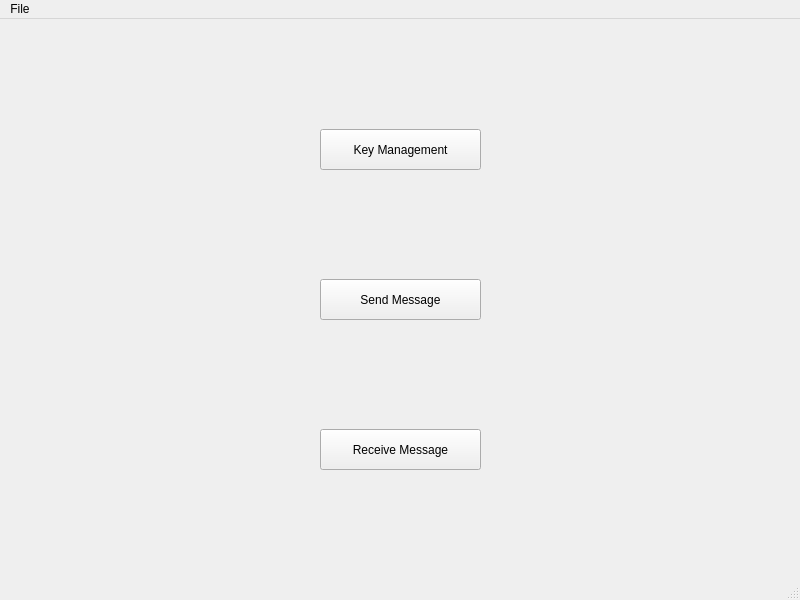
<?xml version="1.0" encoding="UTF-8"?>
<ui version="4.0">
 <class>MainWindow</class>
 <widget class="QMainWindow" name="MainWindow">
  <property name="geometry">
   <rect>
    <x>0</x>
    <y>0</y>
    <width>800</width>
    <height>600</height>
   </rect>
  </property>
  <property name="windowTitle">
   <string>PGP</string>
  </property>
  <widget class="QWidget" name="centralwidget">
   <widget class="QPushButton" name="manageKeysButton">
    <property name="geometry">
     <rect>
      <x>320</x>
      <y>110</y>
      <width>161</width>
      <height>41</height>
     </rect>
    </property>
    <property name="text">
     <string>Key Management</string>
    </property>
   </widget>
   <widget class="QPushButton" name="sendButton">
    <property name="geometry">
     <rect>
      <x>320</x>
      <y>260</y>
      <width>161</width>
      <height>41</height>
     </rect>
    </property>
    <property name="text">
     <string>Send Message</string>
    </property>
   </widget>
   <widget class="QPushButton" name="receiveButton">
    <property name="geometry">
     <rect>
      <x>320</x>
      <y>410</y>
      <width>161</width>
      <height>41</height>
     </rect>
    </property>
    <property name="text">
     <string>Receive Message</string>
    </property>
   </widget>
  </widget>
  <widget class="QMenuBar" name="menubar">
   <property name="geometry">
    <rect>
     <x>0</x>
     <y>0</y>
     <width>800</width>
     <height>21</height>
    </rect>
   </property>
   <widget class="QMenu" name="menuFile">
    <property name="title">
     <string>File</string>
    </property>
    <widget class="QMenu" name="menuMessage">
     <property name="title">
      <string>Message</string>
     </property>
     <addaction name="actionSend_2"/>
     <addaction name="actionReceive_2"/>
    </widget>
    <addaction name="actionKeys"/>
    <addaction name="menuMessage"/>
   </widget>
   <addaction name="menuFile"/>
  </widget>
  <widget class="QStatusBar" name="statusbar"/>
  <action name="actionSend">
   <property name="text">
    <string>Send</string>
   </property>
   <property name="shortcut">
    <string>Ctrl+S</string>
   </property>
  </action>
  <action name="actionReceive">
   <property name="text">
    <string>Receive</string>
   </property>
   <property name="shortcut">
    <string>Ctrl+R</string>
   </property>
  </action>
  <action name="actionKeys">
   <property name="text">
    <string>Keys</string>
   </property>
   <property name="shortcut">
    <string>Ctrl+K</string>
   </property>
  </action>
  <action name="actionSend_2">
   <property name="text">
    <string>Send</string>
   </property>
   <property name="shortcut">
    <string>Ctrl+S</string>
   </property>
  </action>
  <action name="actionReceive_2">
   <property name="text">
    <string>Receive</string>
   </property>
   <property name="shortcut">
    <string>Ctrl+R</string>
   </property>
  </action>
 </widget>
 <resources/>
 <connections/>
</ui>
